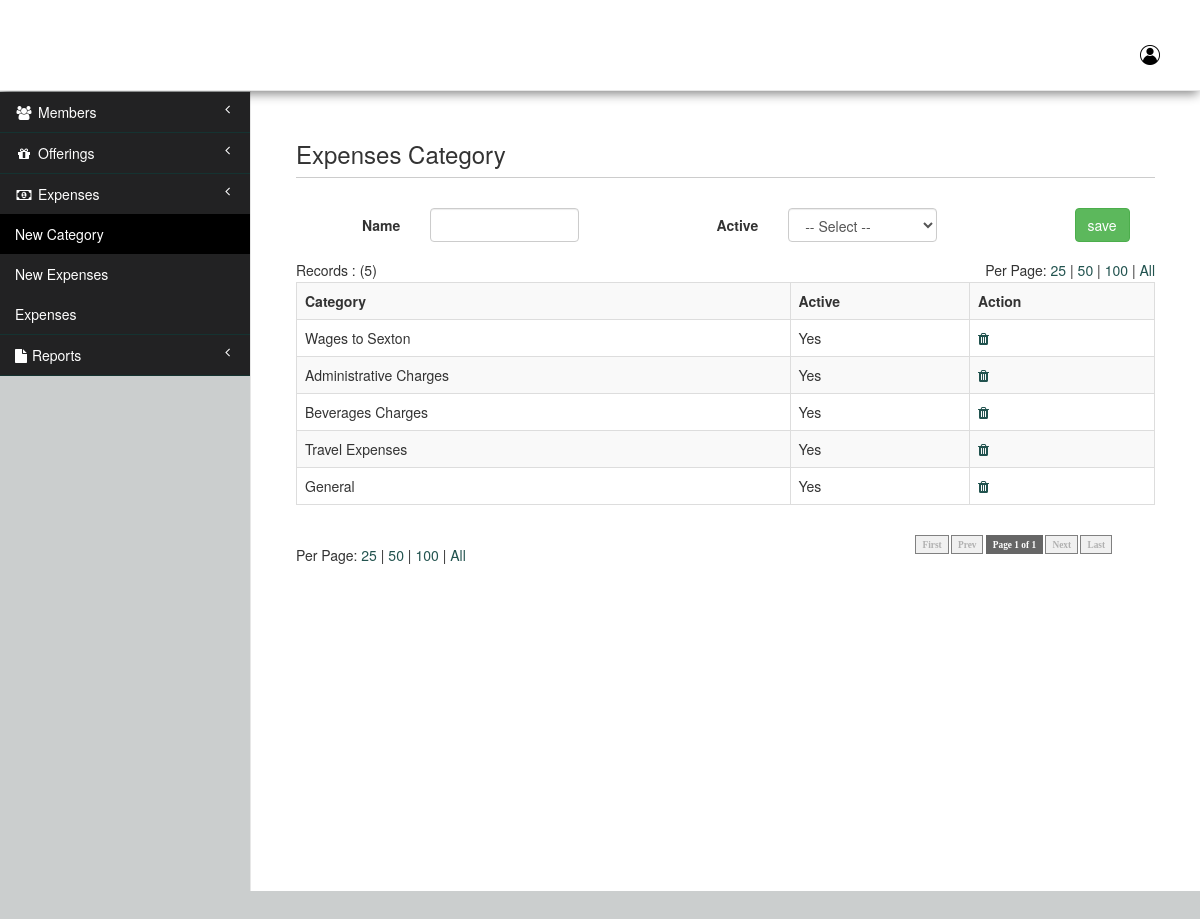
Screenshot of /bc/07062021/expensesCategory.php (signed in) with the database file from the repository.
### tables this page shows
CREATE TABLE IF NOT EXISTS `expenses_category` (
  `id` int(11) NOT NULL AUTO_INCREMENT,
  `name` varchar(100) NOT NULL,
  `active` int(1) NOT NULL DEFAULT '1',
  `created_by` int(10) NOT NULL,
  `created_at` int(10) NOT NULL,
  `cid` int(11) NOT NULL,
  PRIMARY KEY (`id`)
);

### bc/07062021/expensesCategory.php (the view, shortened to what this page needs)
<?php
    require_once('includes/header.php');
    require_once('includes/config.php');
    require_once("includes/pagination.php");
    $query = "SELECT * FROM expenses_category where cid=".$_SESSION['cid'];
    $result = mysqli_query($con,$query);
    $total_items = mysqli_num_rows($result);
    $limit = (isset($_GET["limit"])) ? $_GET["limit"] : 25;
    $page = (isset($_GET["page"]))? $_GET["page"] : 1;
    if( $limit == 'all' ) {
        $total_category = ceil($total_items / $total_items);
    }
    else {
        $total_category = ceil($total_items / $limit);
    }
    $set_limit = (($page*$limit)-$limit);
    $reload = $_SERVER['PHP_SELF'] . "?limit=" . $limit;
?>
    <div id="wrapper">
        <?php require_once('includes/menu.php'); ?>
        <div id="page-wrapper">
            <div class="container-fluid">
                <div class="row">
                    <div class="col-lg-12">
                        <h3>Expenses Category</h3>
                    </div>
                     <div class="col-lg-12">
                        <form class="form-horizontal" id="newCategoryForm" enctype="multipart/form-data" >
                        <div class="col-md-5">
                            <div class="form-group">
                                <label for="mod_name" class="col-md-4 control-label">Name</label>
                                <div class="col-md-6">
                                    <input id="name" type="text" class="form-control" name="name" value="" required autofocus>
                                </div>
                            </div>
                        </div>
                        <div class="col-md-5">
                            <div class="form-group">
                                <label for="active" class="col-md-4 control-label">Active</label>
                                <div class="col-md-6">
                                    <select id="active" name="active" class="form-control">
                                        <option value="-1">-- Select --</option>
                                    </select>
                                </div>
                            </div>
                        </div>
                        <div class="col-md-2">
                            <div class="form-group">
                                <div class="col-md-6 col-md-offset-4">
                                    <button type="button" id="newCategory" class="btn btn-success">
                                        save
                                    </button>
                                </div>
                            </div>
                        </div>
                    </form>
                    </div>
                    <section id="content" style="border-bottom:none;">
                      <article id="cleft">
                    <div class="col-lg-12">
                        <table width="100%" cellpadding="0" cellspacing="0" border="0">
                            <?php
                                $limit_data = "";
                                if( $limit !='all') {
                                    $limit_data .= " LIMIT $set_limit, $limit";
                                }
                                $fquery = "SELECT * FROM expenses_category where cid = ". $_SESSION['cid']." ORDER BY id DESC $limit_data";
                                $fresult = mysqli_query($con,$fquery);
                                if( $total_items>0 ) { ?>
                                <tr height="25" valign="middle">
                                    <td>Records : (<?php echo $total_items;?>)</td>
                                    <td colspan="4" align="right">
                                        <?php echo("Per Page:
                                            <a href=$reload?limit=25&page=1>25</a> |
                                            <a href=$reload?limit=50&page=1>50</a> |
                                            <a href=$reload?limit=100&page=1>100</a> |
                                            <a href=$reload?limit=all&page=1>All</a><br/>
                                        ");
                                        ?>
                                    </td>
                                </tr>
                        </table>
                        <table class="table table-striped table-bordered table-hover">
                            <tr>
                                <th> Category</th>
                                <th> Active </th>
                                <th> Action </th>
                            </tr>
                        <?php while( $row = mysqli_fetch_assoc($fresult)){
                            $id = $row['id'];
                        ?>
                            <tr>
                                <td>
                                    <span><?php echo $row['name']; ?> </span>
                                </td>
                                <td>
                                    <span><?php if ( $row['active'] ) { echo 'Yes';
                                    }else{ echo 'No'; }?> </span>
                                </td>
                                <td>
                                    <span class="icons"><a href="javascript:void(0);" id="<?php echo $id;?>" data-id="<?php echo $id;?>" class="deleteExpCat"><i class="fa fa-trash"></i></a></span>
                                </td>
                            </tr>
                        <?php } ?>
                        <?php } ?>
                        </table>
                        <table width="95%" border="0" cellspacing="0" cellpadding="0"  border="0">
                            <tr>
                            <td height="25">
                                <?php
                                    echo("<br/>Per Page:
                                    <a href=$reload?limit=25&page=1>25</a> |
                                    <a href=$reload?limit=50&page=1>50</a> |
                                    <a href=$reload?limit=100&page=1>100</a> |
                                    <a href=$reload?limit=all&page=1>All</a><br/>
                                    ");
                                ?>
                            </td>
                            <td align="right">
                                <?php echo paginate_one( $reload, $page, $total_category ); ?>
                            </td>
                            </tr>
                        </table>
                    </div>
                    </article>
                </section>
                </div>
            </div>
        </div>
    </div>
<?php require_once('includes/footer.php'); ?>

### rows the page displays
expenses_category: name "Wages to Sexton", active "Yes"
expenses_category: name "Administrative Charges", active "Yes"
expenses_category: name "Beverages Charges", active "Yes"
expenses_category: name "Travel Expenses", active "Yes"
expenses_category: name "General", active "Yes"

### other values shown
$total_items "5"
$firstlabel "First"
$prevlabel "Prev"
$page "1"
$tpages "1"
$nextlabel "Next"
$lastlabel "Last"
